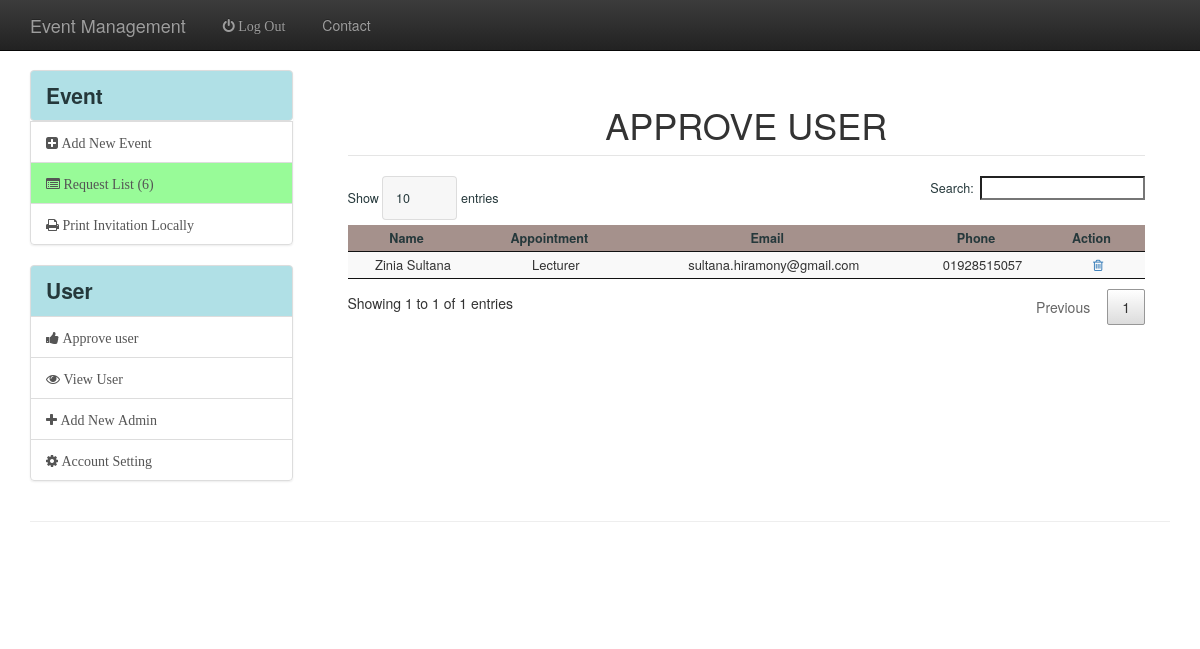
The app's page /Event-manager/view_user.php (signed in) with its own data.
### tables this page shows
CREATE TABLE `members` (
  `memberID` int(11) NOT NULL,
  `username` varchar(255) NOT NULL,
  `appointment` varchar(65) NOT NULL,
  `phone` varchar(255) NOT NULL,
  `email` varchar(255) NOT NULL,
  `image` longblob NOT NULL,
  `password` varchar(255) NOT NULL,
  `active` varchar(255) NOT NULL,
  `resetToken` varchar(255) DEFAULT NULL,
  `resetComplete` varchar(3) DEFAULT 'No',
  `barcode` blob NOT NULL
);

### Event-manager/view_user.php (the view, shortened to what this page needs)
<?php
	if(!isset($_SESSION["sess_user"])){
		header("location:../index.php");
	} else {
	require '../func/connect.php';
	$sql = "SELECT * FROM `members` WHERE active='Yes'";
	$res = $conn->query($sql);
	$sql_noti_count = "SELECT COUNT(Req_status) from event_request where Req_status='Pending'";
	$res_noti_count = $conn->query($sql_noti_count);
	$row_noti_count = $res_noti_count->fetch_assoc();
	if($res_noti_count->num_rows != 0)
	{
		$noti_count =$row_noti_count['COUNT(Req_status)'];
	}
?>
<!DOCTYPE html>
<html lang="en">
  <head>
    <link href="../css/bootstrap.css" rel="stylesheet">
    <link href="../css/sb-admin.css" rel="stylesheet">
    <link rel="stylesheet" href="../font-awesome/css/font-awesome.min.css">
    <link rel="stylesheet" type="text/css" href="../DataTables/media/css/dataTables.bootstrap.css">
    <link rel="stylesheet" type="text/css" href="../css/jquery.dataTables.css">
	<link href="../css/bootstrap.css" rel="stylesheet">
    <link href="../css/bootstrap.min.css" rel="stylesheet">
	<link rel="stylesheet" href="../assets/css/main.css" />
    <link href="../css/shop-homepage.css" rel="stylesheet">
	<link rel="stylesheet" href="../assets/css/style.css" />
	<link rel="stylesheet" href="../jquery/jRating.jquery.css" />
	<link rel="stylesheet" href="../assets/css/bootstrap.css" />
	<link rel="stylesheet" type="text/css" href="../assets/css/mystyle.css">
	<link rel="stylesheet" href="https://maxcdn.bootstrapcdn.com/bootstrap/3.3.6/css/bootstrap.min.css">
	<link rel="stylesheet" href="https://maxcdn.bootstrapcdn.com/bootstrap/3.3.6/css/bootstrap-theme.min.css">
  </head>
  <body>
    <nav class="navbar navbar-inverse navbar-fixed-top" role="navigation">
        <div class="container">
            <div class="navbar-header">
                <a class="navbar-brand" href="../index.php">Event Management</a>
            </div>
            <div class="collapse navbar-collapse" id="bs-example-navbar-collapse-1">
                <ul class="nav navbar-nav">
                    <li>
                        <a href="logout.php"><i class="fa fa-power-off">  Log Out</i></a>
                    </li>
					<li>
                        <a href="#">Contact</a>
                    </li>
                </ul>
            </div>
        </div>
    </nav>
	  <div class="container">
        <div class="row">
			<div class="col-md-3">
                <div class="list-group">
					<a href="event-manager.php"><p class="lead list-group-item" style="background-color:powderblue;"><b> Event  </b></p></a>
                    <a href="create_event.php" class="list-group-item"><i class="fa fa-plus-square"> Add New Event</i></a>
					<a href="reg_list.php" class="list-group-item" <?php if($noti_count>0){ ?> style="background-color:PaleGreen;"<?php } ?> ><i class="fa fa-list-alt"> Request List (<?php echo $noti_count;?>)</i></a>
					<a href="invitation_locally.php" class="list-group-item"><i class="fa fa-print"> Print Invitation Locally</i></a>
                </div>
                <div class="list-group">
					<p class="lead list-group-item" style="background-color:powderblue;"><b> User  </b></p>
					<a href="approve_user.php" class="list-group-item"><i class="fa fa-thumbs-up"> Approve user</i></a>
					<a href="view_user.php" class="list-group-item"><i class="fa fa-eye"> View User</i></a>
					<a href="add_admin.php" class="list-group-item"><i class="fa fa-plus"> Add New Admin</i></a>
					<a href="account_settings.php" class="list-group-item"><i class="fa fa-cog"> Account Setting</i></a>
                </div>
            </div>
            <div class="col-md-9">
                <div id="page-wrapper">
				<legend><h1>Approve User</h1></legend>
				<div id = "table-wrapper">
				  <table id = "example" class="row-border display compact hover" cellspacing="0">
					<thead>
					  <tr id = "firstrow">
						<th><center>Name</center></th>
						<th><center>Appointment</center></th>
						<th><center>Email</center></th>
						<th><center>Phone</center></th>
						<th><center>Action</center></th>
					  </tr>
					</thead>
					<tbody>
					   <?php
						while ($row = $res->fetch_assoc())
						{
						  echo "<tr>";
						  echo "<td>".$row['username']."</td>";
						  echo "<td>".$row['appointment']."</td>";
						  echo "<td>".$row['email']."</td>";
						  echo "<td>".$row['phone']."</td>";
						?>
						  <td>
							<a href="view_user_delete.php?reject_id=<?php echo $row['memberID']; ?>" onclick = "return confirm('Sure to Delete this user?'); " data-toggle="tooltip" title="Delete User"><i class = "fa fa-trash-o"></i></a>
							</td>
						</tr>
						<?php
						}
						?>
					</tbody>
				  </table>
				</div>
			  </div>
            </div>
        </div>
    </div>
    <div class="container">
        <hr>
        <footer>
            <div class="row">
            </div>
        </footer>
    </div>
  </body>
</html>
<?php
}
?>

### css/sb-admin.css (style rules this page uses)
body { margin-top: 50px; }
#page-wrapper { width: 100%; padding: 5px 15px; }
@media (min-width:768px) { #page-wrapper { padding: 15px 25px; } }

### css/shop-homepage.css (style rules this page uses)
body { padding-top: 70px; }
footer { margin: 50px 0; }

### assets/css/style.css (style rules this page uses)
body { background-color: #E7F8BE; }

### Event-manager/view_user.php (style rules this page uses)
* { font-family: Helvetica Neue, Arial, sans-serif; }
h1, table { text-align: center; }
table { border-collapse: collapse; width: 85%; margin: 0 auto 5rem; }
th, td { padding: 1.5rem; font-size: 1.3rem; text-align: center; }
tr { background: hsl(50, 50%, 80%); }
tr, td { transition: .4s ease-in; }
#firstrow { background: hsla(12, 50%, 20%, 0.5); font-weight: 1000; }

### records on screen
members: username "Zinia Sultana", appointment "Lecturer", email "sultana.hiramony@gmail.com", phone "01928515057"

### other values on screen
$noti_count "6"
